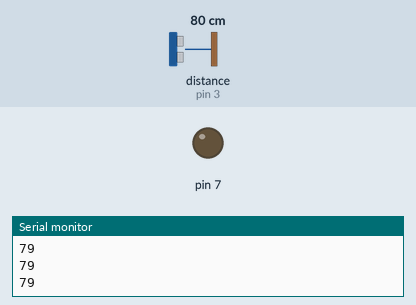
Simulated run of this sketch. Board: Arduino Uno, built with avr-gcc and run on an emulated ATmega328P. Shown: output pins drawn as LEDs (lit = HIGH), the last lines printed to the serial monitor. Wiring (inferred from the names in the program): ultrasonic range finder: trigger pin 2; echo pin 3. Dashed ring = blinking. Inputs (shaded band) come from the test bench; at power-on: distance to the obstacle (sensor on pin 3) 80 cm. The echo pulse lasts 58.3 µs per cm; pins used as bus, display or sensor lines are not drawn.

Above: at 1.2 s.
1.3 s: distance to the obstacle (sensor on pin 3) set to 23 cm
2.8 s: distance to the obstacle (sensor on pin 3) set to 18 cm
At 2.88 s:
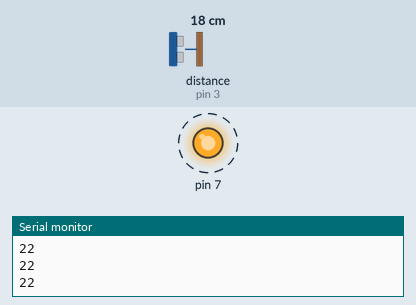
5.8 s: distance to the obstacle (sensor on pin 3) set to 2 cm
7.3 s: distance to the obstacle (sensor on pin 3) set to 35 cm
At 8.3 s:
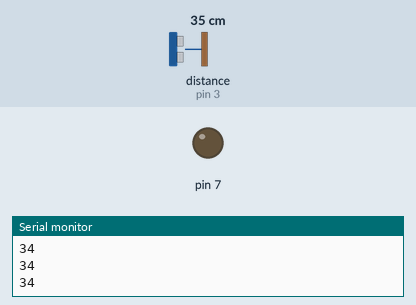
Timing chart, 0 to 9.8 s (numbered marks = the images above; inputs shaded):
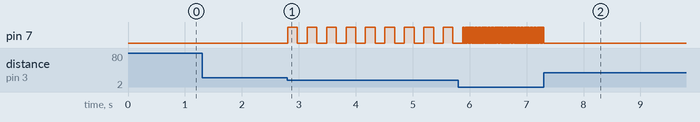

The sketch:

sketch_apr12d.ino
```cpp
int trig = 2;
int echo = 3;

void setup() {
  // put your setup code here, to run once:
  Serial.begin(9600);
  pinMode(trig, OUTPUT);
  pinMode(echo, INPUT);
  pinMode(7, OUTPUT);
}
void loop() {
  // put your main code here, to run repeatedly:
  digitalWrite(trig, HIGH);
  delayMicroseconds(10);
  digitalWrite(trig, LOW);
  int dis = pulseIn(echo, HIGH)* 340/2/10000;
  if(dis <20)
  {
      digitalWrite(7, HIGH);
      delay(dis*10);
      digitalWrite(7, LOW);
      delay(dis*10);

  }
  else if(dis>200)
  {
    dis = 0;
  }
  else
  {
    digitalWrite(7, LOW);
  }
    Serial.println(dis);
}
```

Measured:
- the behaviour switches between 21 and 20 cm on distance to the obstacle (sensor on pin 3) (found by bisection; images 0 and 1)
- after the input at 2.8 s, pin 7: alternates HIGH for 0.17 s and LOW for 0.17 s, starting at once
- after the input at 5.8 s, pin 7: alternates HIGH for 0.01 s and LOW for 0.01 s, starting after 0.09 s
- after the input at 7.3 s, pin 7: stops changing and stays LOW
